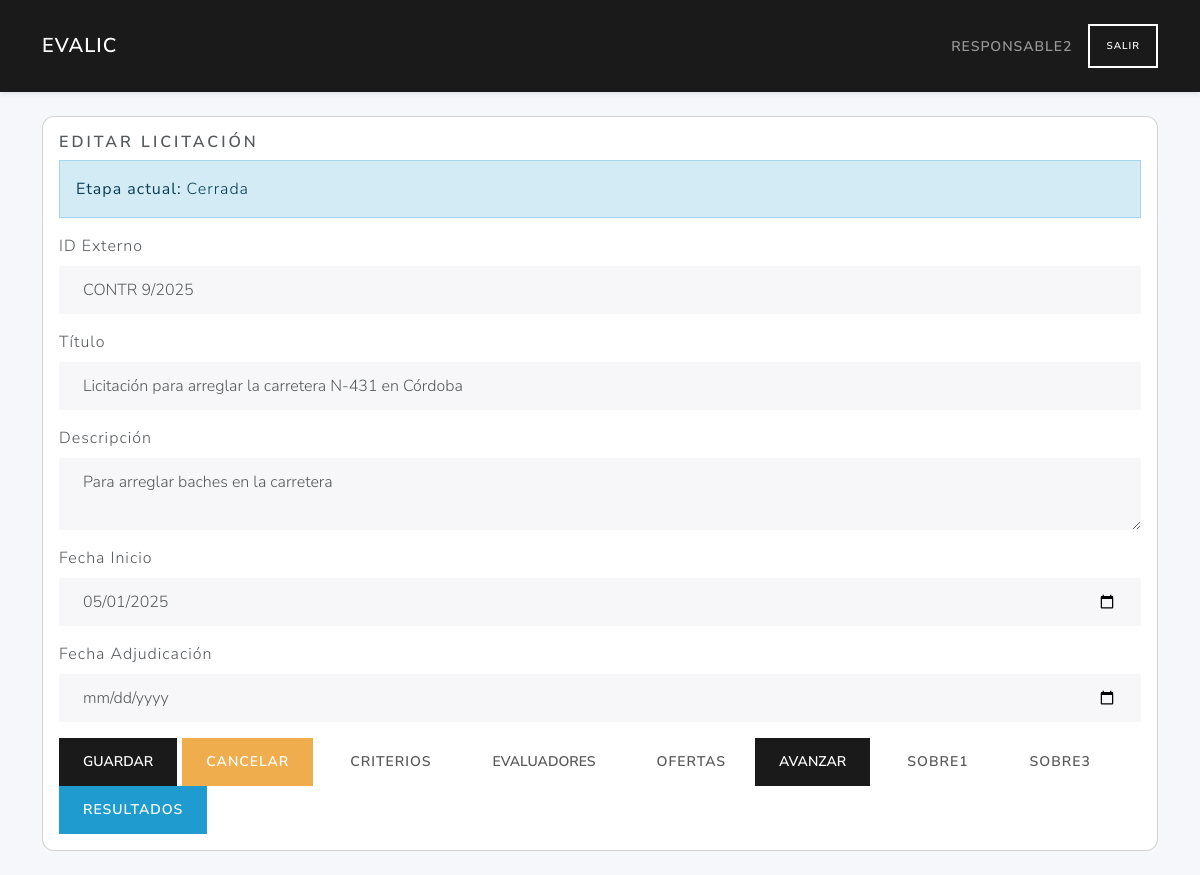
/licitaciones/7/edit (signed in), run on an earlier commit of the app's database.
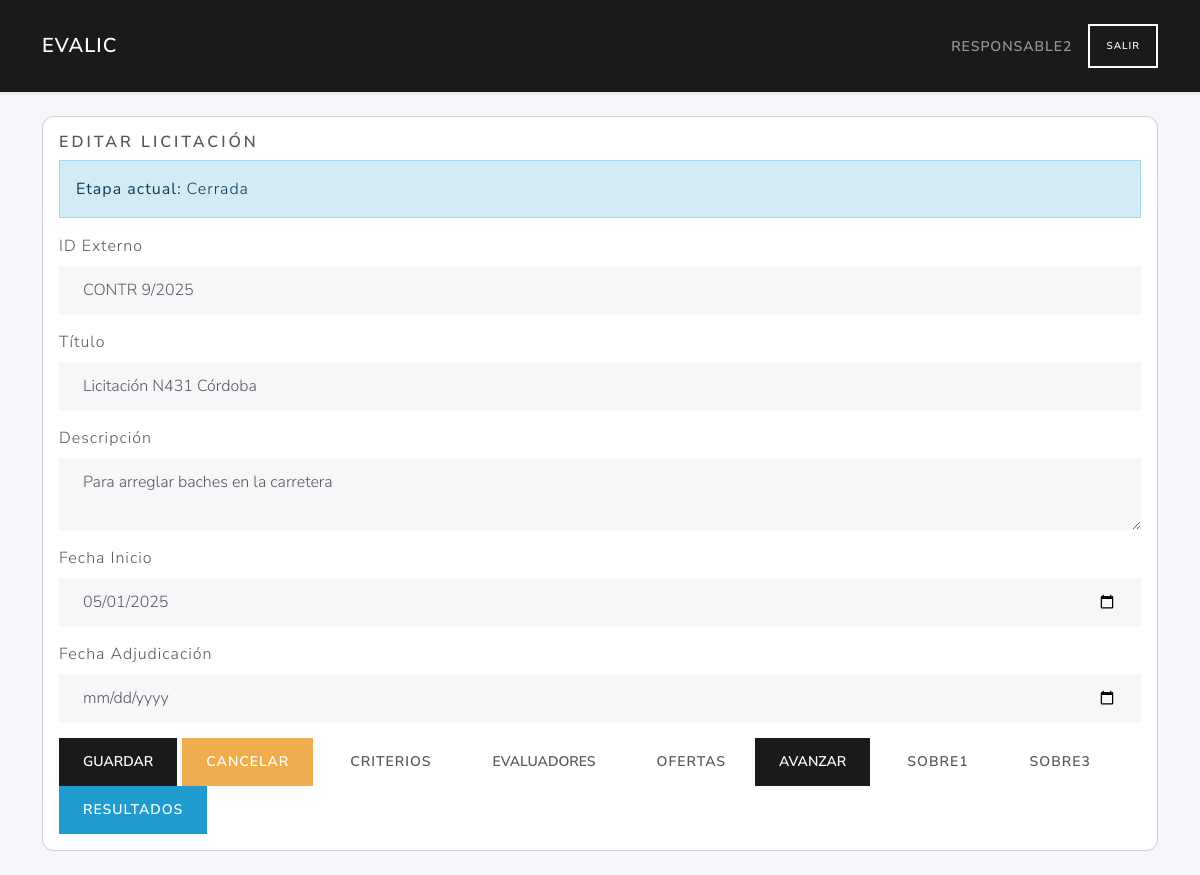
And on a later commit of the database.
### tables this page shows
CREATE TABLE licitaciones (
        id INTEGER PRIMARY KEY AUTOINCREMENT,
        user_id INTEGER NOT NULL,
        external_id TEXT NOT NULL,
        title TEXT NOT NULL,
        description TEXT,
        fecha_inicio TEXT NOT NULL,
        fecha_adjudicacion TEXT,
        FOREIGN KEY (user_id) REFERENCES users(id)
    );

### routes/licitaciones_routes.py (the view, shortened to what this page needs)
@licitaciones_bp.route('/<int:lic_id>/edit', methods=('GET', 'POST'))
def edit_licitacion_route(lic_id):
    if 'user_id' not in session:
        return redirect(url_for('auth.login'))
    lic = get_licitacion(lic_id)
    if not lic:
        flash('No existe la licitación', 'error')
        return redirect(url_for('licitaciones.index'))
    responsable_id = 2
    is_responsable = session.get('role_id') == responsable_id
    if is_responsable and lic['user_id'] != session.get('user_id'):
        abort(403)
    current_stage = get_current_stage_name(lic_id)
    evaluadores_all = list_evaluadores_logic()
    evaluadores_selected = get_evaluadores_for_licitacion(lic_id)
    selected_ids = [e['id'] for e in evaluadores_selected]
    return render_template(
        'licitaciones/edit.html',
        lic=lic,
        current_stage=current_stage,
        is_responsable=is_responsable,
        evaluadores_all=evaluadores_all,
        evaluadores_selected=evaluadores_selected,
        selected_ids=selected_ids
    )

### models/dao.py (called while the page is built)
def close_connection(exception):
    db = getattr(g, '_database', None)
    if db is not None:
        db.close()

def get_db(app):
    if 'sqlite_db' not in g:
        g.sqlite_db = sqlite3.connect(
            app.config['DATABASE'],
            detect_types=sqlite3.PARSE_DECLTYPES
        )
        g.sqlite_db.row_factory = sqlite3.Row
    return g.sqlite_db

### models/licitaciones_data.py (called while the page is built)
def get_licitacion(db, lic_id):
    cur = db.execute("SELECT * FROM licitaciones WHERE id=?", (lic_id,))
    return cur.fetchone()

### models/licitaciones_evaluadores_data.py (called while the page is built)
def list_evaluadores(db):
    cur = db.execute(
        """
        SELECT u.* FROM users u
        JOIN roles r ON u.role_id = r.id
        WHERE r.description = 'Evaluador'
        """
    )
    return cur.fetchall()

def list_evaluadores_by_licitacion(db, lic_id):
    cur = db.execute(
        """
        SELECT u.* FROM users u
        JOIN licitaciones_evaluadores le ON u.id = le.usuario_id
        WHERE le.licitacion_id = ?
        """, (lic_id,)
    )
    return cur.fetchall()

### services/licitacion_service.py (called while the page is built)
def get_licitacion(lic_id):
    db = get_db(current_app)
    return data_get(db, lic_id)

def list_evaluadores_logic():
    db = get_db(current_app)
    return list_evaluadores(db)

### templates/licitaciones/edit.html (shortened to what this page needs)
{% extends "base.html" %}
{% block content %}
<div class="card">
  <div class="card-body">
    <h5 class="card-title">Editar Licitación</h5>
    {% if current_stage %}
    <div class="alert alert-info">
      <strong>Etapa actual:</strong> {{ current_stage }}
    </div>
    {% endif %}
    <form method="post">
      <div class="mb-3">
        <label for="external_id" class="form-label">ID Externo</label>
        <input type="text" class="form-control" id="external_id" name="external_id" value="{{ lic.external_id }}" required {% if not is_responsable %}readonly{% endif %}>
      </div>
      <div class="mb-3">
        <label for="title" class="form-label">Título</label>
        <input type="text" class="form-control" id="title" name="title" value="{{ lic.title }}" required>
      </div>
      <div class="mb-3">
        <label for="description" class="form-label">Descripción</label>
        <textarea class="form-control" id="description" name="description">{{ lic.description }}</textarea>
      </div>
      <div class="mb-3">
        <label for="fecha_inicio" class="form-label">Fecha Inicio</label>
        <input type="date" class="form-control" id="fecha_inicio" name="fecha_inicio" value="{{ lic.fecha_inicio }}">
      </div>
      <div class="mb-3">
        <label for="fecha_adjudicacion" class="form-label">Fecha Adjudicación</label>
        <input type="date" class="form-control" id="fecha_adjudicacion" name="fecha_adjudicacion" value="{{ lic.fecha_adjudicacion }}">
      </div>
      <button type="submit" class="btn btn-primary">Guardar</button>
      <a href="{{ url_for('licitaciones.index') }}" class="btn btn-warning">Cancelar</a>
      {% if current_stage == 'Borrador' %}
        <a href="{{ url_for('criterios.index', lic_id=lic.id) }}" class="btn btn-info ms-2">Criterios</a>
      {% else %}
        <a href="#" class="btn btn-secondary ms-2 disabled" tabindex="-1" aria-disabled="true">Criterios</a>
      {% endif %}
      {% if current_stage == 'Borrador' or current_stage == 'Iniciada' %}
        <button type="button" class="btn btn-primary ms-2" data-bs-toggle="modal" data-bs-target="#evaluadoresModal">Evaluadores</button>
      {% else %}
        <button type="button" class="btn btn-secondary ms-2 disabled" data-bs-toggle="modal" data-bs-target="#evaluadoresModal">Evaluadores</button>
      {% endif %}
      {% if current_stage == 'Iniciada' %}
        <a href="{{ url_for('ofertas.index', licitacion_id=lic.id) }}" class="btn btn-info ms-2">Ofertas</a>
      {% else %}
        <a href="#" class="btn btn-secondary ms-2 disabled">Ofertas</a>
      {% endif %}
      <button type="button" class="btn btn-primary" data-bs-toggle="modal" data-bs-target="#avanzarEstadoModal">Avanzar</button>
      {% if current_stage == 'Sobre1' %}
        <a href="{{ url_for('ofertas.evaluar_sobre1', licitacion_id=lic.id) }}" class="btn btn-success ms-2">Sobre1</a>
      {% else %}
        <a href="#" class="btn btn-secondary ms-2 disabled" tabindex="-1" aria-disabled="true">Sobre1</a>
      {% endif %}
      {% if current_stage == 'Sobre3' %}
        <a href="{{ url_for('licitaciones.evaluar_sobre3', licitacion_id=lic.id) }}" class="btn btn-warning">Sobre 3</a>
      {% else %}
        <a href="#" class="btn btn-secondary ms-2 disabled" tabindex="-1" aria-disabled="true">Sobre3</a>
      {% endif %}
    <a href="{{ url_for('evaluador.informe', licitacion_id=lic.id) }}" class="btn btn-info">Resultados</a>
    </form>
  </div>
</div>
{% endblock %}

What changed in the data, as far as the page shows it:
changed licitaciones "Para arreglar baches en la carretera": title "Licitación para arreglar la carretera N-431 en Córdoba" → "Licitación N431 Córdoba"
